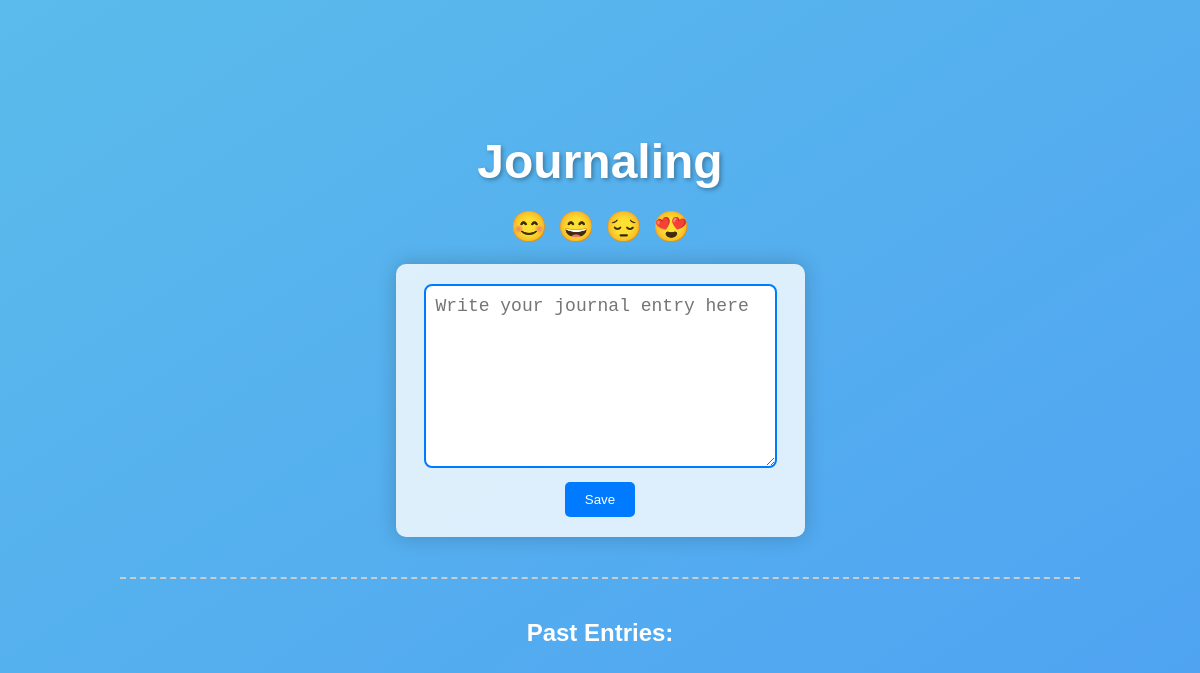
The app's page /journaling/mabraham24, older data.
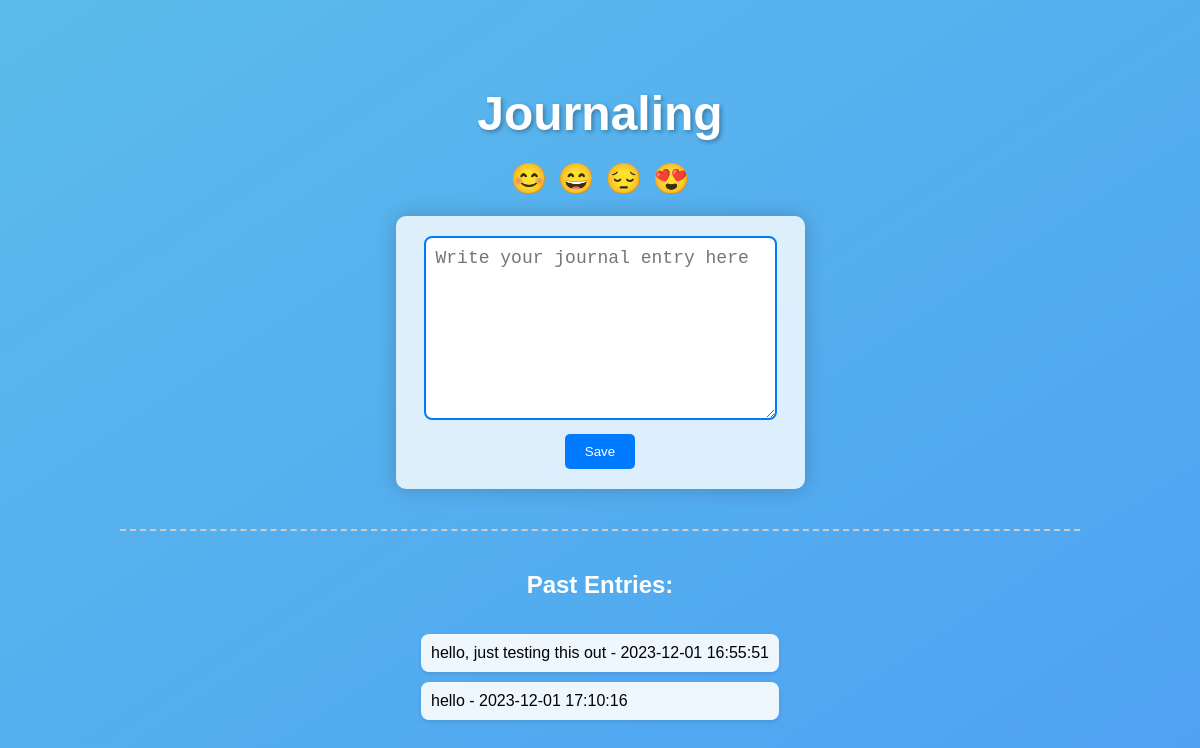
The same page, newer data.
### tables this page shows
CREATE TABLE user_entries (
              id INTEGER PRIMARY KEY AUTOINCREMENT,
              user_id INTEGER NOT NULL,
              journal_content TEXT,
              timestamp DATETIME DEFAULT CURRENT_TIMESTAMP,
              FOREIGN KEY(user_id) REFERENCES users(id)
          );

### app2.py (the view)
@app.route('/journaling/<username>')
def journaling(username):
    conn = sqlite3.connect('users.db')
    c = conn.cursor()
    c.execute('SELECT journal_content, timestamp FROM user_entries WHERE user_id = (SELECT id FROM users WHERE username = ?)', (username,))
    entries = c.fetchall()
    conn.close()
    return render_template('journaling.html', username=username, entries=entries)

### templates/journaling.html (shortened to what this page needs)
<!DOCTYPE html>
<html lang="en">
<head>
</head>
<body>
    <h1>Journaling</h1>
    <div class="emoji-selector">
        <button onclick="insertEmoji('😊')">😊</button>
        <button onclick="insertEmoji('😄')">😄</button>
        <button onclick="insertEmoji('😔')">😔</button>
        <button onclick="insertEmoji('😍')">😍</button>
    </div>
    <form action="{{ url_for('save_journal') }}" method="POST">
        <textarea name="journal_content" id="journal-content" cols="30" rows="8" placeholder="Write your journal entry here"></textarea>
        <br>
        <button type="submit">Save</button>
    </form>
    <hr>
    <h2>Past Entries:</h2>
    <ul>
        {% for entry in entries %}
            <li>{{ entry[0] }} - {{ entry[1] }}</li>
        {% endfor %}
    </ul>
</body>
</html>

Row changes from the older to the newer data that the page shows:
added user_entries: journal_content "hello, just testing this out", timestamp "2023-12-01 16:55:51"
added user_entries: journal_content "hello", timestamp "2023-12-01 17:10:16"
